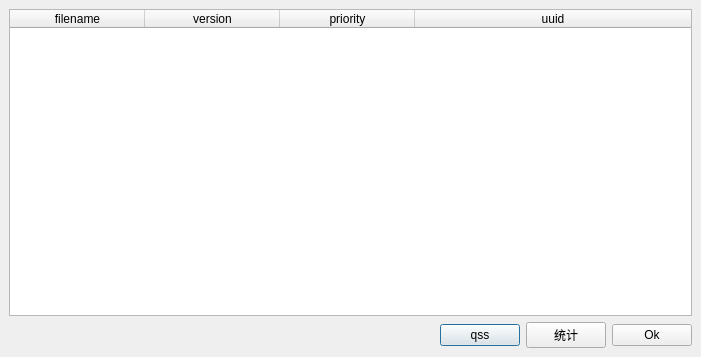
<?xml version="1.0" encoding="UTF-8"?>
<ui version="4.0">
 <class>about_dialog</class>
 <widget class="QDialog" name="about_dialog">
  <property name="geometry">
   <rect>
    <x>0</x>
    <y>0</y>
    <width>701</width>
    <height>357</height>
   </rect>
  </property>
  <property name="windowTitle">
   <string>Dialog</string>
  </property>
  <layout class="QVBoxLayout" name="verticalLayout">
   <property name="margin">
    <number>0</number>
   </property>
   <item>
    <widget class="QFrame" name="iframe">
     <property name="frameShape">
      <enum>QFrame::NoFrame</enum>
     </property>
     <property name="frameShadow">
      <enum>QFrame::Plain</enum>
     </property>
     <layout class="QVBoxLayout" name="verticalLayout_2">
      <item>
       <widget class="QTableWidget" name="tabW">
        <property name="textElideMode">
         <enum>Qt::ElideLeft</enum>
        </property>
        <attribute name="horizontalHeaderVisible">
         <bool>true</bool>
        </attribute>
        <attribute name="horizontalHeaderCascadingSectionResizes">
         <bool>false</bool>
        </attribute>
        <attribute name="horizontalHeaderDefaultSectionSize">
         <number>135</number>
        </attribute>
        <attribute name="horizontalHeaderShowSortIndicator" stdset="0">
         <bool>false</bool>
        </attribute>
        <attribute name="horizontalHeaderStretchLastSection">
         <bool>true</bool>
        </attribute>
        <attribute name="verticalHeaderCascadingSectionResizes">
         <bool>false</bool>
        </attribute>
        <column>
         <property name="text">
          <string>filename</string>
         </property>
        </column>
        <column>
         <property name="text">
          <string>version</string>
         </property>
        </column>
        <column>
         <property name="text">
          <string>priority</string>
         </property>
        </column>
        <column>
         <property name="text">
          <string>uuid</string>
         </property>
        </column>
       </widget>
      </item>
      <item>
       <layout class="QHBoxLayout" name="horizontalLayout">
        <item>
         <spacer name="horizontalSpacer">
          <property name="orientation">
           <enum>Qt::Horizontal</enum>
          </property>
          <property name="sizeHint" stdset="0">
           <size>
            <width>40</width>
            <height>20</height>
           </size>
          </property>
         </spacer>
        </item>
        <item>
         <widget class="QPushButton" name="but_qss">
          <property name="text">
           <string>qss</string>
          </property>
         </widget>
        </item>
        <item>
         <widget class="QPushButton" name="but_static">
          <property name="text">
           <string>统计</string>
          </property>
         </widget>
        </item>
        <item>
         <widget class="QPushButton" name="cancel">
          <property name="text">
           <string>Ok</string>
          </property>
         </widget>
        </item>
       </layout>
      </item>
     </layout>
    </widget>
   </item>
  </layout>
 </widget>
 <resources/>
 <connections>
  <connection>
   <sender>cancel</sender>
   <signal>clicked()</signal>
   <receiver>about_dialog</receiver>
   <slot>reject()</slot>
   <hints>
    <hint type="sourcelabel">
     <x>187</x>
     <y>131</y>
    </hint>
    <hint type="destinationlabel">
     <x>182</x>
     <y>76</y>
    </hint>
   </hints>
  </connection>
 </connections>
</ui>
